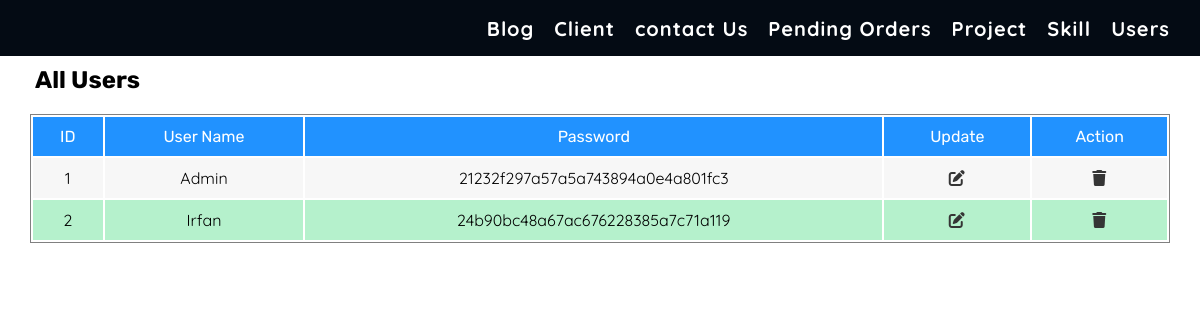
/admin/users.php, run on the app's committed database.
### tables this page shows
CREATE TABLE `user` (
  `user_id` int(5) NOT NULL,
  `user_name` varchar(30) NOT NULL,
  `user_pwd` varchar(12) NOT NULL
);

### admin/users.php (the view, shortened to what this page needs)
<!DOCTYPE html>
<html lang="en">
<head>
    <?php include 'include/meta-tags.php'; ?>
</head>
<body>
    <div class="summary-container">
        <?php include 'include/summary-header.php' ?>
        <h2 class="common-heading">All Users</h2>
        <div class="common-content">
            <?php
            include 'include/config.php';
            $userQuery = "SELECT * FROM user";
            $userResult = mysqli_query($conn, $userQuery) or die("User Query Disconnected!");
            ?>
                <table>
                    <thead>
                        <tr>
                            <td>ID</td>
                            <td>User Name</td>
                            <td>Password</td>
                            <td>Update</td>
                            <td>Action</td>
                        </tr>
                    </thead>
                    <tbody>
                        <?php while ($row = mysqli_fetch_assoc($userResult)) { ?>
                            <tr>
                                <td><?php echo $row['user_id'] ?></td>
                                <td><?php echo $row['user_name'] ?></td>
                                <td><?php echo md5($row['user_pwd'] )?></td>
                                <td><a href="#"><i class="fas fa-pen-to-square"></i></a></td>
                                <td><a href="#"><i class="fas fa-trash"></i></a></td>
                            </tr>
                        <?php } ?>
                    </tbody>
                </table>
        </div>
    </div>
</body>
</html>

### admin/include/style.php (style rules this page uses)
* { padding: 0; margin: 0; box-sizing: border-box; scroll-behavior: smooth; }
:root { --darkBgColor: #040b14; --textColor: #353535; --yellowColor: rgb(235, 235, 14); --themeColor: #00a78e; --lightThemeColor: #B5F1CC; --whiteColor: #fff; --iconBGColor: #525252; --lightBgColor: #f7f7f7; --blueColor: #2192FF; --primaryFontSize: 20px; --secondayFontSize: 30px; --primaryFont: 'quicksand', serif; --secondaryFont: 'rubik', serif; --tertiaryFont: 'Rubik Bubbles'; }
a { text-decoration: none; color: var(--textColor); font-family: var(--primaryFont); letter-spacing: 1px; }
.common-heading { margin: 10px 35px; font-family: var(--secondaryFont); }
.common-content { width: 100%; margin: 20px 0; position: relative; display: flex; justify-content: center; }
.common-content table { width: 95%; border: 1px solid grey; }
.common-content table thead tr { background: var(--blueColor); text-align: center; }
.common-content table thead tr td { padding: 10px; color: #fff; font-family: var(--secondaryFont); }
.common-content table tbody tr { background: var(--lightBgColor); text-align: center; }
.common-content table tbody tr:nth-child(even) { background: var(--lightThemeColor); }
.common-content table tbody tr td { padding: 10px; font-family: var(--primaryFont); }

### data on the page
user: user_id "1", user_name "Admin", user_pwd "21232f297a57a5a743894a0e4a801fc3"
user: user_id "2", user_name "Irfan", user_pwd "24b90bc48a67ac676228385a7c71a119"
